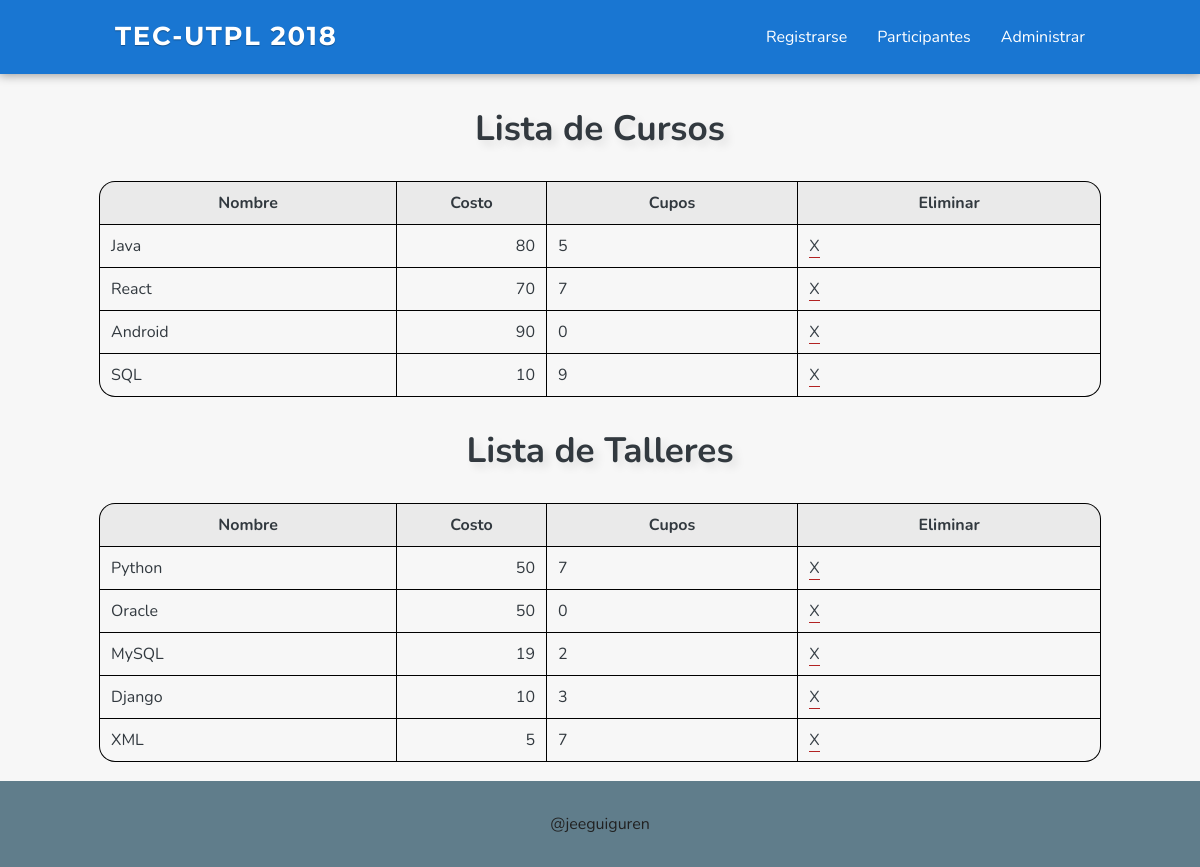
/ejemplo3/internas/admin_cursos.php, run on the app's committed database.
### tables this page shows
CREATE TABLE `cursos` (
  `id` int(100) NOT NULL,
  `codigo` varchar(10) NOT NULL,
  `nombre` varchar(100) NOT NULL,
  `costo` int(5) NOT NULL,
  `cupos` int(10) NOT NULL
);

CREATE TABLE `talleres` (
  `id` int(11) NOT NULL,
  `codigo` varchar(10) NOT NULL,
  `nombre` varchar(100) NOT NULL,
  `costo` int(5) NOT NULL,
  `cupos` int(10) NOT NULL
);

### ejemplo3/internas/admin_cursos.php (the view, shortened to what this page needs)
<!DOCTYPE html>
<html lang="en">
<head>
	<link rel="stylesheet" href="../css/normalize.css">
	<link rel="stylesheet" href="../css/main.css">
	<link rel="stylesheet" href="../css/registros.css">
</head>
<body>
<header class="clearfix">
	<section>
		<a href="../index.php"><h1>TEC-UTPL 2018</h1></a>
		<nav id="nav-bar">
			<ul class="clearfix">
				<li><a href="../formulario.php">Registrarse</a></li>
				<li><a href="list_registros.php">Participantes</a></li>
				<li><a href="../admin.php">Administrar</a></li>
			</ul>
		</nav>
	</section>
</header>
<main>
<h1>Lista de Cursos</h1>
<?php
	include("../dll/mysql.php");
	$query = "select * from cursos";
	$cursos = mysqli_query($link, $query) or die('error de sql');
?>
	<table>
		<tr>
			<th>Nombre</th>
			<th>Costo</th>
			<th>Cupos</th>
			<th>Eliminar</th>
		</tr>
	<?php
		while ($curso = mysqli_fetch_array($cursos,MYSQLI_ASSOC)) {
		$id_actual = $curso['id'];
	?>
		<tr>
			<td><?php echo $curso['nombre'] ?></td>
			<td><?php echo $curso['costo'] ?></td>
			<td><?php echo $curso['cupos'] ?></td>
			<td><a href="borrar_cursos.php?id=<?php echo $id_actual ?>&type=curso">X</a></td>
		</tr>
	<?php } ?>
	</table>
<h1>Lista de Talleres</h1>
<?php
	$query = "select * from talleres";
	$talleres = mysqli_query($link, $query) or die('error de sql');
?>
	<table>
		<tr>
			<th>Nombre</th>
			<th>Costo</th>
			<th>Cupos</th>
			<th>Eliminar</th>
		</tr>
	<?php
		while ($taller = mysqli_fetch_array($talleres,MYSQLI_ASSOC)) {
		$id_actual = $taller['id'];
	?>
		<tr>
			<td><?php echo $taller['nombre'] ?></td>
			<td><?php echo $taller['costo'] ?></td>
			<td><?php echo $taller['cupos'] ?></td>
			<td><a href="borrar_cursos.php?id=<?php echo $id_actual ?>&type=taller">X</a></td>
		</tr>
	<?php } ?>
	</table>
</main>
<footer>
	<p>@jeeguiguren</p>
</footer>
</body>
</html>

### ejemplo3/css/main.css (style rules this page uses)
*, *:before, *:after { -moz-box-sizing: border-box; -webkit-box-sizing: border-box; box-sizing: border-box; }
html { height: 100%; box-sizing: border-box; }
a { text-decoration: none; color: #384047; }
body { font-family: 'Nunito', sans-serif; color: #32393f; min-width: 300px; padding-bottom: 6rem; min-height: 100%; margin: 0; position: relative; }
h1 { margin: 50px 0 30px 0; text-align: center; display: block; text-shadow: 5px 5px 8px rgba(0,0,0,.1); font-size: 2.5em; }
header { background: #1976D2; width: 100%; box-shadow: 0 0 10px 1px rgba(0,0,0,.4); }
header h1 { color: #fff; margin: 0; padding: .9em 0 0 0; text-align: center; font-family: 'Montserrat', sans-serif; color: white; font-size: 1.625rem; letter-spacing: .065em; line-height: 1.3; text-shadow: 0 1px 1px rgba(0,0,0,.3); text-transform: uppercase; }
#nav-bar ul { padding: 0; padding-bottom: .8em; list-style: none; text-align: center; }
#nav-bar ul li { padding: .5em 0; }
#nav-bar a { color: #fff; border-bottom: 1px solid #1976D2; transition: all .3s ease-in-out; }
footer { position: absolute; right: 0; left: 0; bottom: 0; padding: 1rem; text-align: center; background-color: #607D8B; color: #212121; }
@media (min-width: 769px) { header { padding: 10px 0; } }
@media (min-width: 769px) { header h1 { display: inline-block; padding: 10px 15px; } }
@media (min-width: 769px) { #nav-bar { float: right; padding: 0; } }
@media (min-width: 769px) { #nav-bar ul { padding: 0; } }
@media (min-width: 769px) { #nav-bar ul li { float: left; padding: 0; margin: 0 15px; } }
@media (min-width: 769px) { #nav-bar a { padding: 10px 0; } }
@media (min-width: 769px) { .clearfix::after { content: " "; display: table; clear: both; } }
@media (min-width: 1025px) { header section { margin: 0 auto; max-width: 1000px; } }
@media (min-width: 1025px) { h1 { font-size: 3.5em; } }

### ejemplo3/css/registros.css (style rules this page uses)
*, *:before, *:after { -moz-box-sizing: border-box; -webkit-box-sizing: border-box; box-sizing: border-box; }
body { font-family: 'Nunito', sans-serif; color: #32393f; min-width: 415px; background: #f7f7f7; }
table, th, td { border: 1px solid black; }
h1 { font-size: 2.2em; margin: 30px 0 10px 0; }
main { min-width: 400px; overflow: scroll; }
table { width: 100%; margin: 5px 5% 30px 5%; border-collapse: collapse; border-radius: 15px; border-style: hidden; box-shadow: 0 0 0 1px #000; }
th { background: rgba(116,116,116,.1); }
table tr:first-child th:first-child { border-top-left-radius: 15px; }
table tr:first-child th:last-child { border-top-right-radius: 15px; }
th, td { padding: 10px 11px; }
tr td:nth-child(2) { text-align: right; width: 15%; }
table a { border-bottom: 1px solid firebrick; background: #f7f7f7; padding-top: 2px; transition: all .3s ease-in-out; border-top-left-radius: 5px; border-top-right-radius: 5px; }
@media (min-width: 1025px) { main { width: 90%; max-width: 1000px; margin: 0 auto; overflow: visible; } }
@media (min-width: 1025px) { table { margin: 30px 0 10px 0; } }

### data on the page
cursos: nombre "Java", costo "80", cupos "5"
cursos: nombre "React", costo "70", cupos "7"
cursos: nombre "Android", costo "90", cupos "0"
cursos: nombre "SQL", costo "10", cupos "9"
talleres: nombre "Python", costo "50", cupos "7"
talleres: nombre "Oracle", costo "50", cupos "0"
talleres: nombre "MySQL", costo "19", cupos "2"
talleres: nombre "Django", costo "10", cupos "3"
talleres: nombre "XML", costo "5", cupos "7"
